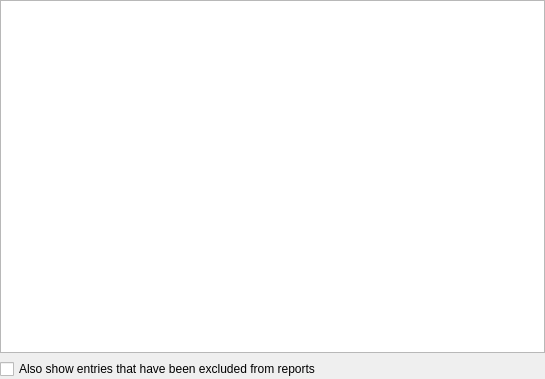
<?xml version="1.0" encoding="UTF-8"?>
<ui version="4.0">
 <class>ReportsWidgetHibp</class>
 <widget class="QWidget" name="ReportsWidgetHibp">
  <property name="geometry">
   <rect>
    <x>0</x>
    <y>0</y>
    <width>545</width>
    <height>379</height>
   </rect>
  </property>
  <layout class="QVBoxLayout" name="verticalLayout">
   <property name="leftMargin">
    <number>0</number>
   </property>
   <property name="topMargin">
    <number>0</number>
   </property>
   <property name="rightMargin">
    <number>0</number>
   </property>
   <property name="bottomMargin">
    <number>0</number>
   </property>
   <item>
    <widget class="QStackedWidget" name="stackedWidget">
     <property name="currentIndex">
      <number>1</number>
     </property>
     <widget class="QWidget" name="confirmation">
      <layout class="QVBoxLayout" name="verticalLayout_2">
       <property name="spacing">
        <number>15</number>
       </property>
       <property name="leftMargin">
        <number>0</number>
       </property>
       <property name="topMargin">
        <number>0</number>
       </property>
       <property name="rightMargin">
        <number>0</number>
       </property>
       <property name="bottomMargin">
        <number>0</number>
       </property>
       <item>
        <spacer name="verticalSpacer_3">
         <property name="orientation">
          <enum>Qt::Vertical</enum>
         </property>
         <property name="sizeHint" stdset="0">
          <size>
           <width>20</width>
           <height>40</height>
          </size>
         </property>
        </spacer>
       </item>
       <item>
        <layout class="QHBoxLayout" name="horizontalLayout_2">
         <item>
          <widget class="QLabel" name="label">
           <property name="maximumSize">
            <size>
             <width>450</width>
             <height>16777215</height>
            </size>
           </property>
           <property name="text">
            <string>CAUTION: This report requires sending information to the Have I Been Pwned online service (https://haveibeenpwned.com). If you proceed, your database passwords will be cryptographically hashed and the first five characters of those hashes will be sent securely to this service. Your database remains secure and cannot be reconstituted from this information. However, the number of passwords you send and your IP address will be exposed to this service.</string>
           </property>
           <property name="wordWrap">
            <bool>true</bool>
           </property>
          </widget>
         </item>
        </layout>
       </item>
       <item>
        <layout class="QHBoxLayout" name="horizontalLayout">
         <property name="topMargin">
          <number>0</number>
         </property>
         <item>
          <widget class="QPushButton" name="validationButton">
           <property name="maximumSize">
            <size>
             <width>275</width>
             <height>16777215</height>
            </size>
           </property>
           <property name="text">
            <string>Perform Online Analysis</string>
           </property>
           <property name="default">
            <bool>true</bool>
           </property>
          </widget>
         </item>
        </layout>
       </item>
       <item>
        <spacer name="verticalSpacer">
         <property name="orientation">
          <enum>Qt::Vertical</enum>
         </property>
         <property name="sizeHint" stdset="0">
          <size>
           <width>20</width>
           <height>40</height>
          </size>
         </property>
        </spacer>
       </item>
       <item>
        <widget class="QProgressBar" name="progressBar">
         <property name="value">
          <number>0</number>
         </property>
        </widget>
       </item>
      </layout>
     </widget>
     <widget class="QWidget" name="resultsTable">
      <layout class="QVBoxLayout" name="verticalLayout_3">
       <property name="leftMargin">
        <number>0</number>
       </property>
       <property name="topMargin">
        <number>0</number>
       </property>
       <property name="rightMargin">
        <number>0</number>
       </property>
       <property name="bottomMargin">
        <number>0</number>
       </property>
       <item>
        <widget class="QTableView" name="hibpTableView">
         <property name="contextMenuPolicy">
          <enum>Qt::CustomContextMenu</enum>
         </property>
         <property name="editTriggers">
          <set>QAbstractItemView::NoEditTriggers</set>
         </property>
         <property name="showDropIndicator" stdset="0">
          <bool>false</bool>
         </property>
         <property name="alternatingRowColors">
          <bool>true</bool>
         </property>
         <property name="selectionBehavior">
          <enum>QAbstractItemView::SelectRows</enum>
         </property>
         <property name="textElideMode">
          <enum>Qt::ElideMiddle</enum>
         </property>
         <property name="sortingEnabled">
          <bool>true</bool>
         </property>
         <attribute name="horizontalHeaderStretchLastSection">
          <bool>true</bool>
         </attribute>
         <attribute name="verticalHeaderVisible">
          <bool>false</bool>
         </attribute>
        </widget>
       </item>
       <item>
        <widget class="QCheckBox" name="showKnownBadCheckBox">
         <property name="text">
          <string>Also show entries that have been excluded from reports</string>
         </property>
        </widget>
       </item>
      </layout>
     </widget>
     <widget class="QWidget" name="noNetwork">
      <layout class="QVBoxLayout" name="verticalLayout_5">
       <item>
        <spacer name="verticalSpacer_4">
         <property name="orientation">
          <enum>Qt::Vertical</enum>
         </property>
         <property name="sizeHint" stdset="0">
          <size>
           <width>20</width>
           <height>40</height>
          </size>
         </property>
        </spacer>
       </item>
       <item>
        <widget class="QLabel" name="networkNoticeLabel">
         <property name="maximumSize">
          <size>
           <width>450</width>
           <height>16777215</height>
          </size>
         </property>
         <property name="text">
          <string>This build of BitwardenXC does not have network functions. Networking is required to check your passwords against Have I Been Pwned databases.</string>
         </property>
         <property name="wordWrap">
          <bool>true</bool>
         </property>
        </widget>
       </item>
       <item>
        <spacer name="verticalSpacer_2">
         <property name="orientation">
          <enum>Qt::Vertical</enum>
         </property>
         <property name="sizeHint" stdset="0">
          <size>
           <width>20</width>
           <height>40</height>
          </size>
         </property>
        </spacer>
       </item>
      </layout>
     </widget>
    </widget>
   </item>
  </layout>
 </widget>
 <tabstops>
  <tabstop>hibpTableView</tabstop>
  <tabstop>showKnownBadCheckBox</tabstop>
  <tabstop>validationButton</tabstop>
 </tabstops>
 <resources/>
 <connections/>
</ui>
